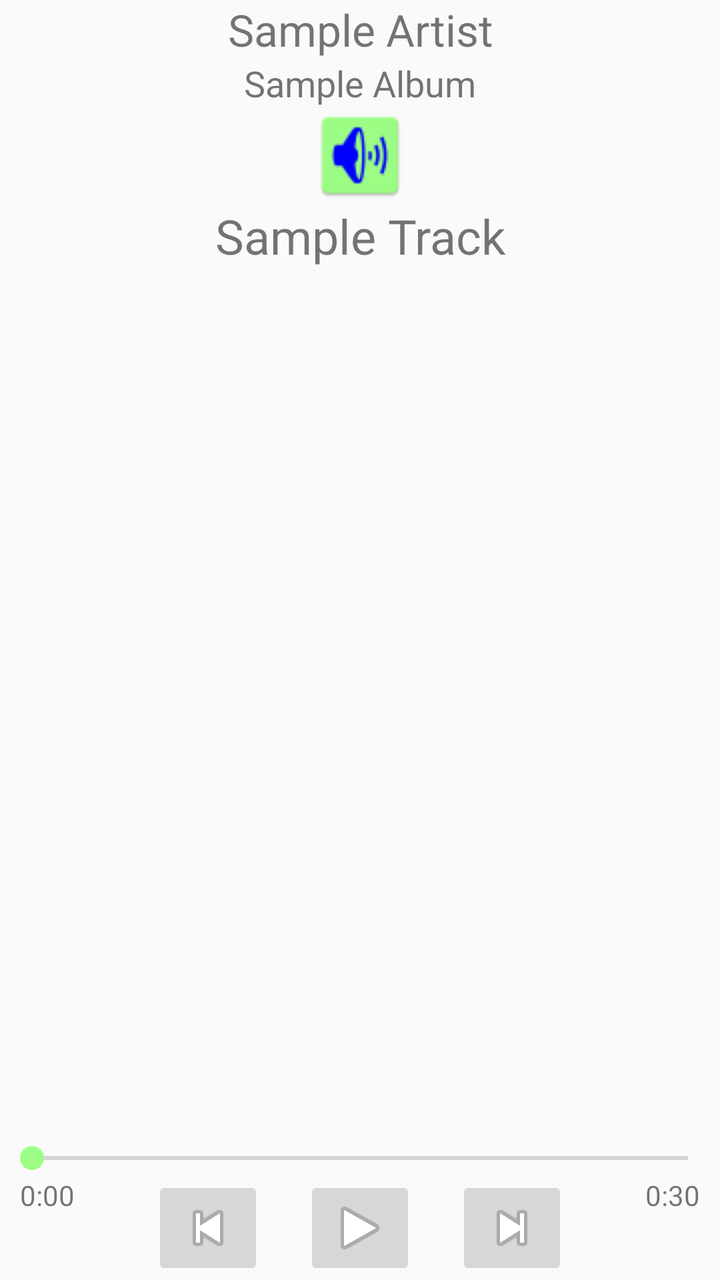
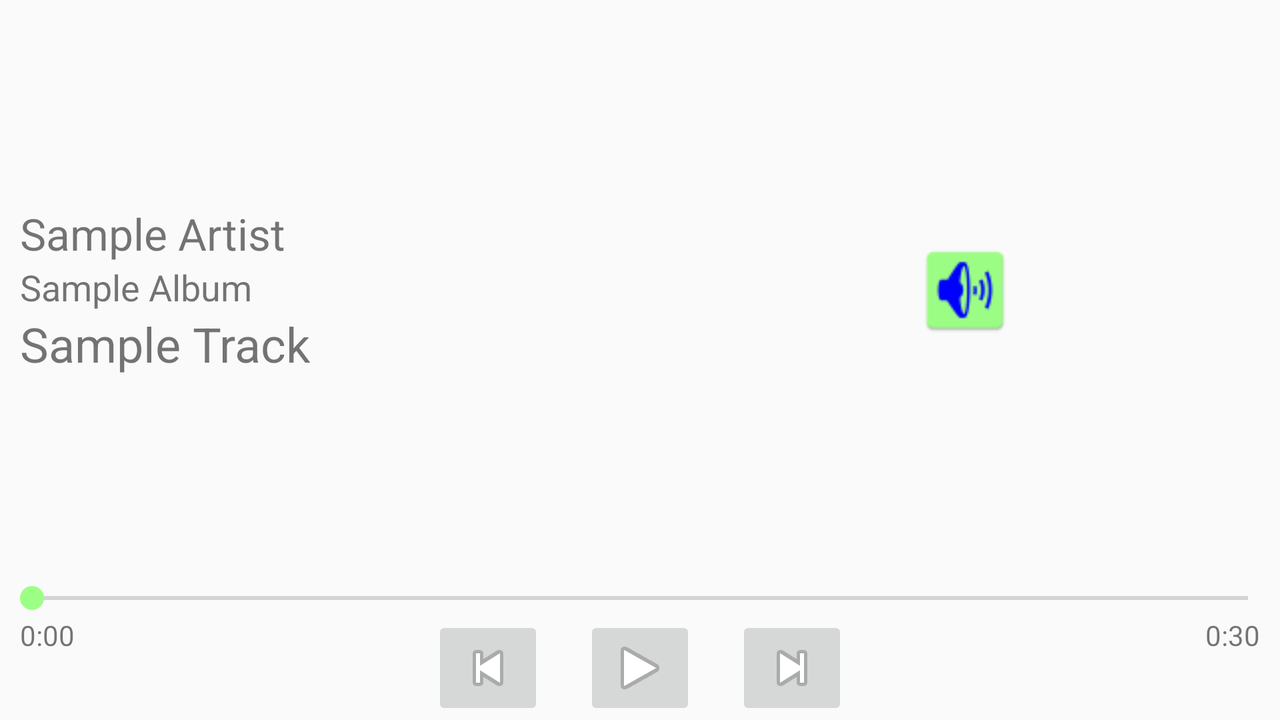

First picture: res/layout/ on a phone held upright. Second picture: the repository's own variant of that layout, on a device whose configuration matches the variant's folder. Source for both follows.
<!-- AndroidManifest.xml: application theme AppTheme -->
<!-- res/layout/player_fragment.xml -->
<?xml version="1.0" encoding="utf-8"?>
<RelativeLayout xmlns:android="http://schemas.android.com/apk/res/android"
    android:layout_width="match_parent"
    android:layout_height="match_parent"
    android:orientation="vertical">
    

    
    <LinearLayout
        android:id="@+id/player_media_buttons_container"
        android:gravity="center"
        android:layout_width="match_parent"
        android:layout_height="wrap_content"
        android:layout_alignParentBottom="true"
        android:orientation="horizontal">

        <ImageButton
            android:id="@+id/player_btn_previous"
            android:layout_width="wrap_content"
            android:layout_height="wrap_content"
            android:src="@android:drawable/ic_media_previous" />

        <ImageButton
            android:id="@+id/player_btn_play_pause"
            android:layout_marginLeft="20dp"
            android:layout_marginRight="20dp"
            android:layout_width="wrap_content"
            android:layout_height="wrap_content"
            android:src="@android:drawable/ic_media_play" />

        <ImageButton
            android:id="@+id/player_btn_next"
            android:layout_width="wrap_content"
            android:layout_height="wrap_content"
            android:src="@android:drawable/ic_media_next" />
    </LinearLayout>

    
    <SeekBar
        android:layout_above="@id/player_media_buttons_container"
        android:id="@+id/player_seekbar"
        android:layout_width="match_parent"
        android:layout_height="wrap_content" />
    <TextView
        android:id="@+id/player_seekbar_time_elapsed"
        android:text="0:00"
        android:layout_alignParentLeft="true"
        android:layout_marginLeft="10dp"
        android:layout_below="@id/player_seekbar"
        android:layout_width="wrap_content"
        android:layout_height="wrap_content" />
    <TextView
        android:id="@+id/player_seekbar_time_total"
        android:text="0:30"
        android:layout_alignParentRight="true"
        android:layout_marginRight="10dp"
        android:layout_below="@id/player_seekbar"
        android:layout_width="wrap_content"
        android:layout_height="wrap_content" />

    <LinearLayout
        android:layout_alignParentTop="true"
        android:layout_above="@id/player_seekbar"
        android:orientation="vertical"
        android:layout_width="match_parent"
        android:layout_height="wrap_content">
        <TextView
            android:id="@+id/player_artist"
            android:text="Sample Artist"
            android:gravity="center_horizontal"
            android:textSize="22sp"
            android:ellipsize="marquee"
            android:layout_width="match_parent"
            android:layout_height="wrap_content" />
        <TextView
            android:id="@+id/player_album"
            android:text="Sample Album"
            android:gravity="center_horizontal"
            android:textSize="18sp"
            android:ellipsize="marquee"
            android:layout_width="match_parent"
            android:layout_height="wrap_content" />
        <ImageView
            android:id="@+id/player_album_image"
            android:src="@drawable/ic_artist_image_error"
            android:layout_width="match_parent"
            android:layout_height="wrap_content" />
        <TextView
            android:id="@+id/player_trackname"
            android:text="Sample Track"
            android:textSize="24sp"
            android:ellipsize="marquee"
            android:gravity="center_horizontal"
            android:layout_width="match_parent"
            android:layout_height="wrap_content" />
    </LinearLayout>
</RelativeLayout>
<!-- resources referenced by this layout -->
<resources>
  <!-- drawable ic_artist_image_error: png bitmap (drawable, 1350 bytes) -->
  <style name="AppTheme" parent="Theme.AppCompat.Light">
          
          <item name="android:windowNoTitle">true</item>
          <item name="windowActionBar">false</item>
  
          <item name="colorPrimary">@color/actionbar_background</item>
          <item name="colorPrimaryDark">@color/actionbar_background_dark</item>
          <item name="colorAccent">@color/actionbar_background</item>
      </style>
  <color name="actionbar_background">#9CFF85</color>
  <color name="actionbar_background_dark">#ff5eba53</color>
</resources>
<!-- res/layout-land/player_fragment.xml (the repository's variant of the layout above) -->
<!-- drawn on the phone turned sideways -->
<?xml version="1.0" encoding="utf-8"?>
<RelativeLayout xmlns:android="http://schemas.android.com/apk/res/android"
    android:layout_width="match_parent"
    android:layout_height="match_parent"
    android:orientation="vertical">
    

    
    <LinearLayout
        android:id="@+id/player_media_buttons_container"
        android:gravity="center"
        android:layout_width="match_parent"
        android:layout_height="wrap_content"
        android:layout_alignParentBottom="true"
        android:orientation="horizontal">

        <ImageButton
            android:id="@+id/player_btn_previous"
            android:layout_width="wrap_content"
            android:layout_height="wrap_content"
            android:src="@android:drawable/ic_media_previous" />

        <ImageButton
            android:id="@+id/player_btn_play_pause"
            android:layout_marginLeft="20dp"
            android:layout_marginRight="20dp"
            android:layout_width="wrap_content"
            android:layout_height="wrap_content"
            android:src="@android:drawable/ic_media_play" />

        <ImageButton
            android:id="@+id/player_btn_next"
            android:layout_width="wrap_content"
            android:layout_height="wrap_content"
            android:src="@android:drawable/ic_media_next" />
    </LinearLayout>

    
    <SeekBar
        android:layout_above="@id/player_media_buttons_container"
        android:id="@+id/player_seekbar"
        android:layout_width="match_parent"
        android:layout_height="wrap_content" />
    <TextView
        android:id="@+id/player_seekbar_time_elapsed"
        android:text="0:00"
        android:layout_alignParentLeft="true"
        android:layout_marginLeft="10dp"
        android:layout_below="@id/player_seekbar"
        android:layout_width="wrap_content"
        android:layout_height="wrap_content" />
    <TextView
        android:id="@+id/player_seekbar_time_total"
        android:text="0:30"
        android:layout_alignParentRight="true"
        android:layout_marginRight="10dp"
        android:layout_below="@id/player_seekbar"
        android:layout_width="wrap_content"
        android:layout_height="wrap_content" />
    
    <LinearLayout
        android:layout_above="@id/player_seekbar"
        android:layout_alignParentTop="true"
        android:gravity="center_vertical"
        android:orientation="horizontal"
        android:layout_width="match_parent"
        android:layout_height="wrap_content">
    <LinearLayout
        android:layout_marginLeft="10dp"
        android:orientation="vertical"
        android:layout_width="0dp"
        android:layout_weight="1"
        android:layout_height="wrap_content">
        <TextView
            android:id="@+id/player_artist"
            android:text="Sample Artist"
            android:textSize="22sp"
            android:ellipsize="marquee"
            android:layout_width="match_parent"
            android:layout_height="wrap_content" />
        <TextView
            android:id="@+id/player_album"
            android:text="Sample Album"
            android:textSize="18sp"
            android:ellipsize="marquee"
            android:layout_width="match_parent"
            android:layout_height="wrap_content" />
        <TextView
            android:id="@+id/player_trackname"
            android:text="Sample Track"
            android:textSize="24sp"
            android:ellipsize="marquee"
            android:layout_width="match_parent"
            android:layout_height="wrap_content" />
    </LinearLayout>
        <ImageView
            android:id="@+id/player_album_image"
            android:src="@drawable/ic_artist_image_error"
            android:layout_weight="1"
            android:layout_width="0dp"
            android:layout_height="wrap_content" />
    </LinearLayout>
</RelativeLayout>
